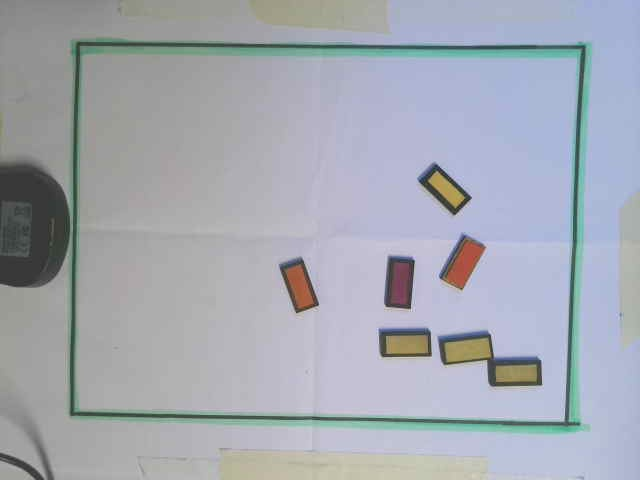
#> input picture Image_Processing_Improvements/captured_image.jpg, 640 x 480 px, found by its file name
$ python Gray_World.py
#> lines starting #> are read from the running program, lines starting #| are printed output that depends on the picture
#> further down, dinner is the input picture: shape (480, 640, 3); mean R, G, B 164.4, 168.9, 178.1
import numpy as np
import matplotlib.pyplot as plt
from skimage.io import imread
from skimage import img_as_ubyte
import cv2

def grayworld_balancing(img):
    img = img.astype(np.float32)
    avgR = np.mean(img[:, :, 0])
#> avgR = 164.4
    avgG = np.mean(img[:, :, 1])
#> avgG = 168.9
    avgB = np.mean(img[:, :, 2])
#> avgB = 178.1

    avgGray = (avgR + avgG + avgB) / 3
#> avgGray = 170.5

    img[:, :, 0] = np.minimum(img[:, :, 0] * (avgGray / avgR), 255)
    img[:, :, 1] = np.minimum(img[:, :, 1] * (avgGray / avgG), 255)
    img[:, :, 2] = np.minimum(img[:, :, 2] * (avgGray / avgB), 255)

    return img.astype(np.uint8)

# Load your image
image_path = r'Image_Processing_Improvements\captured_image.jpg'
dinner = imread(image_path)
dinner = img_as_ubyte(dinner)

# Apply grayworld balancing
dinner_balanced = grayworld_balancing(dinner)

# Concatenate the original and balanced images side by side
combined_image = cv2.hconcat([dinner, dinner_balanced])
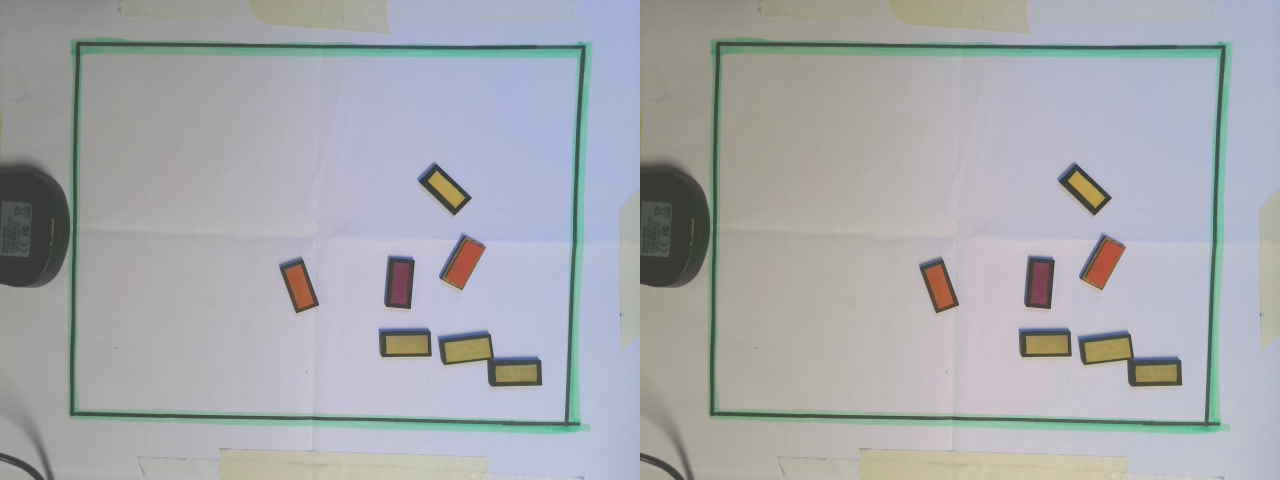
#> combined_image: shape (480, 1280, 3); mean R, G, B 167.2, 169.3, 174

# Convert RGB to BGR for OpenCV display
combined_image_bgr = cv2.cvtColor(combined_image, cv2.COLOR_RGB2BGR)

# Display the combined image
cv2.imshow('Original and Grayworld Balanced Image', combined_image_bgr)
cv2.waitKey(0)
cv2.destroyAllWindows()
